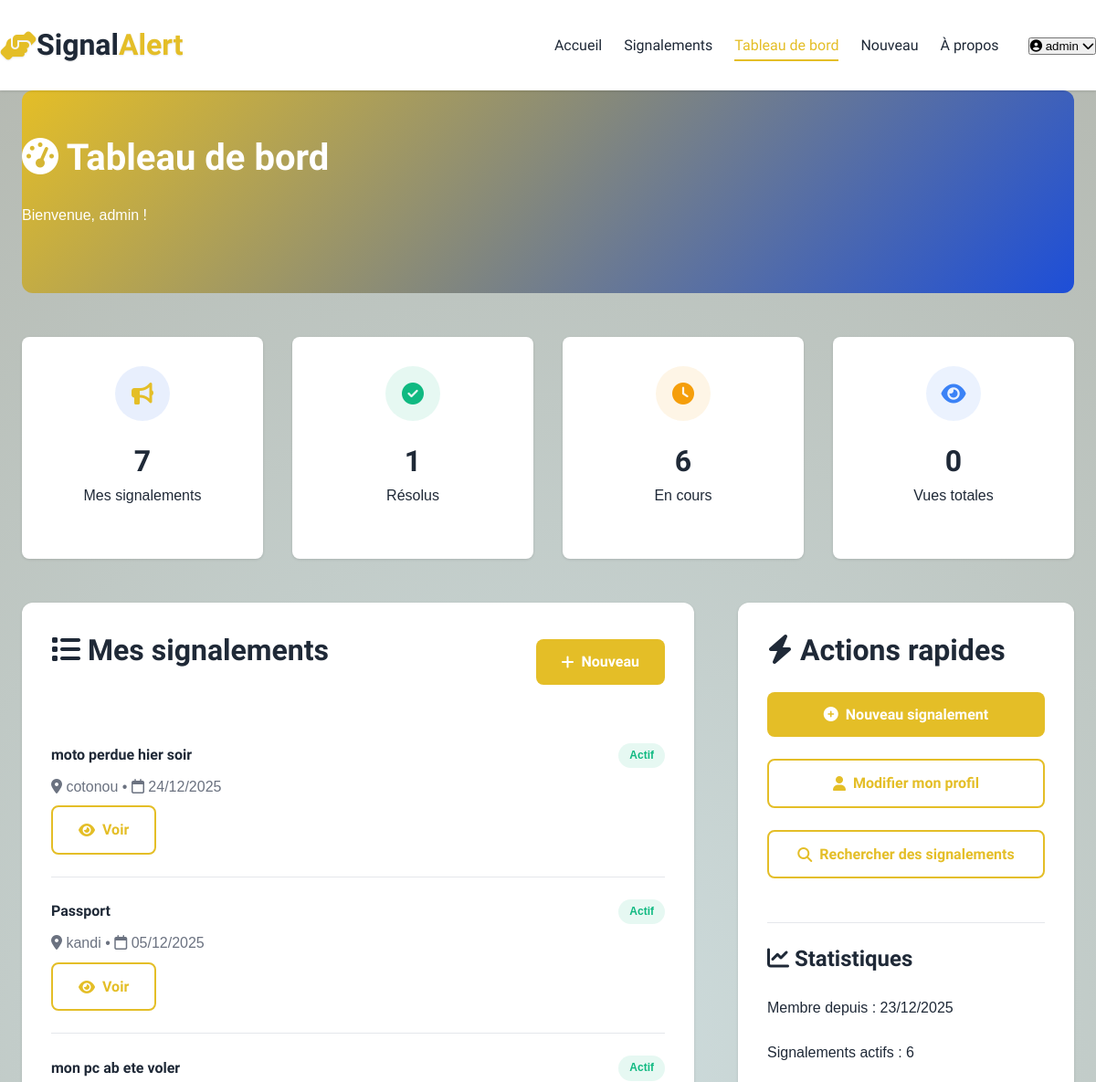
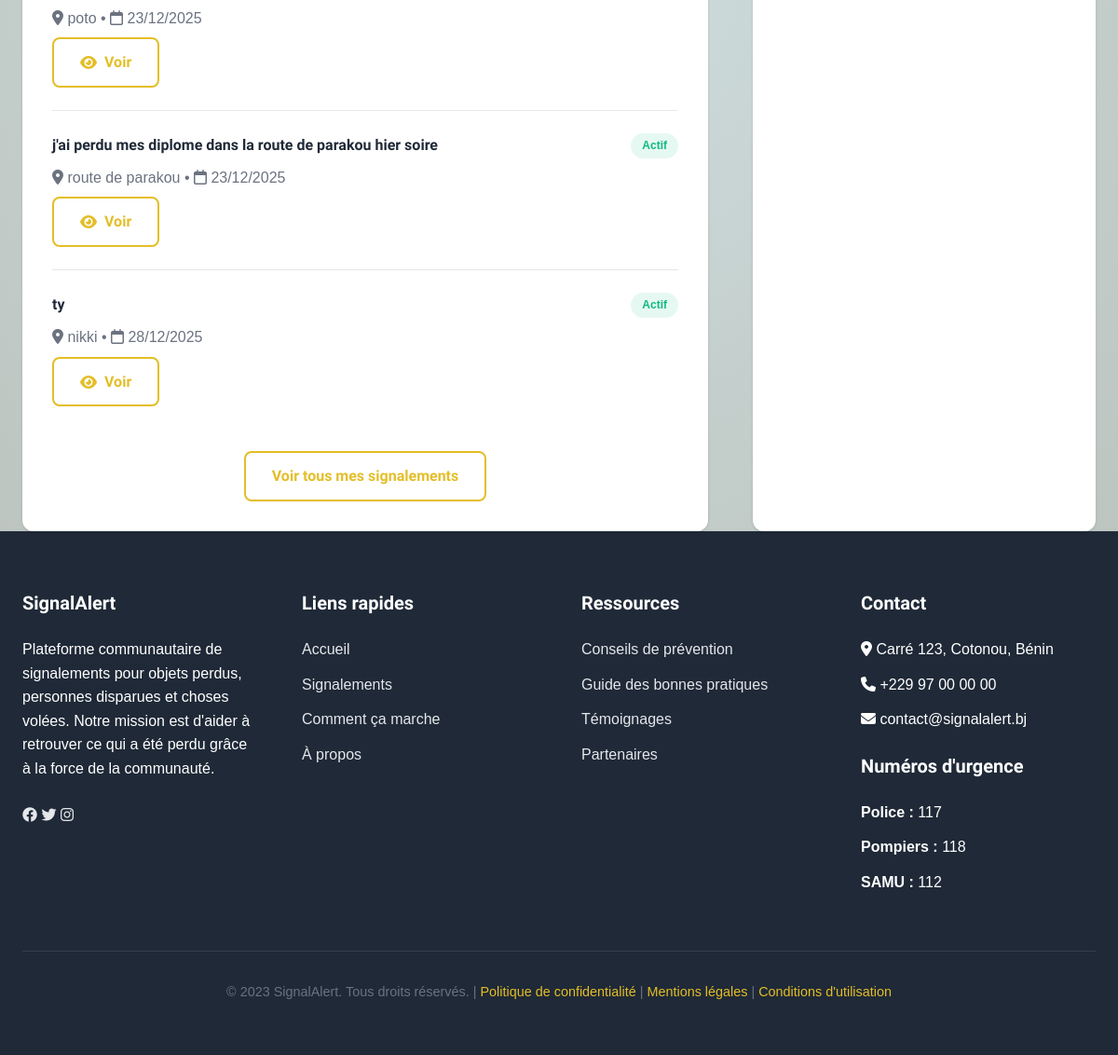
The page /dashboard (signed in) on the database its author committed (2 pictures, top to bottom).
### app.py (models this page shows, shortened)
class User(UserMixin, db.Model):
    id = db.Column(db.Integer, primary_key=True)
    username = db.Column(db.String(80), unique=True, nullable=False)
    email = db.Column(db.String(120), unique=True, nullable=False)
    password_hash = db.Column(db.String(200), nullable=False)
    created_at = db.Column(db.DateTime, default=datetime.utcnow)
    is_active = db.Column(db.Boolean, default=True)
    signalements = db.relationship('Signalement', backref='author', lazy=True)
    reset_tokens = db.relationship('PasswordResetToken', backref='user', lazy=True, cascade='all, delete-orphan')

class Signalement(db.Model):
    id = db.Column(db.Integer, primary_key=True)
    type = db.Column(db.String(20), nullable=False)  # lost, missing, stolen
    title = db.Column(db.String(200), nullable=False)
    description = db.Column(db.Text, nullable=False)
    location = db.Column(db.String(200), nullable=False)
    date = db.Column(db.DateTime, nullable=False, default=datetime.utcnow)
    category = db.Column(db.String(50))
    contact = db.Column(db.String(200))
    reward = db.Column(db.String(100))
    status = db.Column(db.String(20), default='active')  # active, found
    image_url = db.Column(db.String(500))
    created_at = db.Column(db.DateTime, default=datetime.utcnow)
    user_id = db.Column(db.Integer, db.ForeignKey('user.id'), nullable=False)
    qr_code_url = db.Column(db.String(500), nullable=True) # New column for QR code
    lat = db.Column(db.Float, nullable=True)
    lng = db.Column(db.Float, nullable=True)
    views = db.Column(db.Integer, default=0)
    identification = db.Column(db.String(255), nullable=True)
    additional_info = db.Column(db.Text, nullable=True)
    phone = db.Column(db.String(50), nullable=True)
    email = db.Column(db.String(120), nullable=True) # Assuming this is separate from 'contact'

### app.py (the view)
@app.route('/dashboard')
@login_required
def dashboard():
    user_signalements = Signalement.query.filter_by(user_id=current_user.id)\
                                        .order_by(Signalement.created_at.desc())\
                                        .all()
    return render_template('dashboard.html',
                          signalements=user_signalements,
                          current_user=current_user)

### app.py (called while the page is built)
@login_manager.user_loader
def load_user(user_id):
    return User.query.get(int(user_id))

@app.context_processor
def inject_now():
    return {'now': datetime.utcnow()}

@app.context_processor
def inject_csrf_token():
    return dict(csrf_token=generate_csrf)

### templates/dashboard.html (shortened to what this page needs)
{% extends "base.html" %}
{% block content %}
<div class="container">
    <div class="dashboard-header">
        <h1><i class="fas fa-tachometer-alt"></i> Tableau de bord</h1>
        <p>Bienvenue, {{ current_user.username }} !</p>
    </div>
    <div class="dashboard-stats">
        <div class="stat-card">
            <div class="stat-icon primary">
                <i class="fas fa-bullhorn"></i>
            </div>
            <h3>{{ signalements|length }}</h3>
            <p>Mes signalements</p>
        </div>
        <div class="stat-card">
            <div class="stat-icon success">
                <i class="fas fa-check-circle"></i>
            </div>
            <h3>{{ signalements|selectattr('status', 'equalto', 'found')|list|length }}</h3>
            <p>Résolus</p>
        </div>
        <div class="stat-card">
            <div class="stat-icon warning">
                <i class="fas fa-clock"></i>
            </div>
            <h3>{{ signalements|selectattr('status', 'equalto', 'active')|list|length }}</h3>
            <p>En cours</p>
        </div>
        <div class="stat-card">
            <div class="stat-icon info">
                <i class="fas fa-eye"></i>
            </div>
            <h3>0</h3>
            <p>Vues totales</p>
        </div>
    </div>
    <div class="dashboard-content">
        <div class="dashboard-section">
            <div class="section-header">
                <h2><i class="fas fa-list"></i> Mes signalements</h2>
                <a href="{{ url_for('nouveau_signalement') }}" class="btn btn-primary">
                    <i class="fas fa-plus"></i> Nouveau
                </a>
            </div>
            {% if signalements %}
            <div class="reports-list">
                {% for signalement in signalements[:5] %}
                <div class="report-item">
                    <div class="report-item-header">
                        <h4 style="margin: 0;">{{ signalement.title }}</h4>
                        <span class="status-badge {{ signalement.status }}">
                            {{ 'Actif' if signalement.status == 'active' else 'Résolu' }}
                        </span>
                    </div>
                    <p style="color: var(--gray-color); margin: var(--spacing-xs) 0;">
                        <i class="fas fa-map-marker-alt"></i> {{ signalement.location }} •
                        <i class="far fa-calendar"></i> {{ signalement.date.strftime('%d/%m/%Y') }}
                    </p>
                    <div class="report-item-actions">
                        <a href="{{ url_for('signalement_detail', id=signalement.id) }}" class="btn btn-outline btn-sm">
                            <i class="fas fa-eye"></i> Voir
                        </a>
                    </div>
                </div>
                {% endfor %}
            </div>
            {% if signalements|length > 5 %}
            <div style="text-align: center; margin-top: var(--spacing-md);">
                <a href="{{ url_for('signalements') }}?user={{ current_user.id }}" class="btn btn-outline">
                    Voir tous mes signalements
                </a>
            </div>
            {% endif %}
            {% endif %}
        </div>
        <div class="dashboard-section">
            <h2><i class="fas fa-bolt"></i> Actions rapides</h2>
            <div style="display: flex; flex-direction: column; gap: var(--spacing-md);">
                <a href="{{ url_for('nouveau_signalement') }}" class="btn btn-primary">
                    <i class="fas fa-plus-circle"></i> Nouveau signalement
                </a>
                <a href="{{ url_for('profile') }}" class="btn btn-outline">
                    <i class="fas fa-user"></i> Modifier mon profil
                </a>
                <a href="{{ url_for('signalements') }}" class="btn btn-outline">
                    <i class="fas fa-search"></i> Rechercher des signalements
                </a>
            </div>
            <div style="margin-top: var(--spacing-xl); padding-top: var(--spacing-md); border-top: 1px solid var(--gray-light);">
                <h3><i class="fas fa-chart-line"></i> Statistiques</h3>
                <p>Membre depuis : {{ current_user.created_at.strftime('%d/%m/%Y') }}</p>
     {% set active_count = signalements|selectattr('status', 'equalto', 'active')|list|length %}
<p>Signalements actifs : {{ active_count }}</p>  </div>
    </div>
</div>
{% endblock %}

### templates/base.html (shortened to what this page needs)
<!DOCTYPE html>
<html lang="fr">
<head>
    <link rel="stylesheet" href="https://cdnjs.cloudflare.com/ajax/libs/font-awesome/6.4.0/css/all.min.css">
    <link rel="stylesheet" href="{{ url_for('static', filename='css/style.css') }}">
</head>
<body>
    <header>
        <div class="container header-container">
            <a href="{{ url_for('index') }}" class="logo">
                <i class="fas fa-hands-helping logo-icon"></i>
                Signal<span>Alert</span>
            </a>
            <nav class="main-nav" id="mainNav">
                <ul class="nav-links">
                    <li><a href="{{ url_for('index') }}" class="{% if request.endpoint == 'index' %}active{% endif %}">Accueil</a></li>
                    <li><a href="{{ url_for('signalements') }}" class="{% if request.endpoint == 'signalements' %}active{% endif %}">Signalements</a></li>
                    {% if current_user.is_authenticated %}
                    <li><a href="{{ url_for('dashboard') }}" class="{% if request.endpoint == 'dashboard' %}active{% endif %}">Tableau de bord</a></li>
                    <li><a href="{{ url_for('nouveau_signalement') }}" class="{% if request.endpoint == 'nouveau_signalement' %}active{% endif %}">Nouveau</a></li>
                    {% endif %}
                    <li><a href="#about">À propos</a></li>
                </ul>
                <div class="user-actions">
                    {% if current_user.is_authenticated %}
                    <div class="user-dropdown">
                        <button class="user-btn">
                            <i class="fas fa-user-circle"></i>
                            <span>{{ current_user.username }}</span>
                            <i class="fas fa-chevron-down"></i>
                        </button>
                    </div>
                    {% endif %}
                </div>
            </nav>
        </div>
    </header>
    <main>
        {% block content %}{% endblock %}
    </main>
    <footer id="about">
        <div class="container">
            <div class="footer-container">
                <div class="footer-column">
                    <h3>SignalAlert</h3>
                    <p>Plateforme communautaire de signalements pour objets perdus, personnes disparues et choses volées. Notre mission est d'aider à retrouver ce qui a été perdu grâce à la force de la communauté.</p>
                    <div class="social-links">
                        <a href="#"><i class="fab fa-facebook"></i></a>
                        <a href="#"><i class="fab fa-twitter"></i></a>
                        <a href="#"><i class="fab fa-instagram"></i></a>
                    </div>
                </div>
                <div class="footer-column">
                    <h3>Liens rapides</h3>
                    <ul>
                        <li><a href="{{ url_for('index') }}">Accueil</a></li>
                        <li><a href="{{ url_for('signalements') }}">Signalements</a></li>
                        <li><a href="#how-it-works">Comment ça marche</a></li>
                        <li><a href="#about">À propos</a></li>
                    </ul>
                </div>
                <div class="footer-column">
                    <h3>Ressources</h3>
                    <ul>
                        <li><a href="#">Conseils de prévention</a></li>
                        <li><a href="#">Guide des bonnes pratiques</a></li>
                        <li><a href="#">Témoignages</a></li>
                        <li><a href="#">Partenaires</a></li>
                    </ul>
                </div>
                <div class="footer-column">
                    <h3>Contact</h3>
                    <ul>
                        <li><i class="fas fa-map-marker-alt"></i> Carré 123, Cotonou, Bénin</li>
                        <li><i class="fas fa-phone"></i> +229 97 00 00 00</li>
                        <li><i class="fas fa-envelope"></i> contact@signalalert.bj</li>
                    </ul>
                    <h3 style="margin-top: var(--spacing-md);">Numéros d'urgence</h3>
                    <ul>
                        <li><strong>Police :</strong> 117</li>
                        <li><strong>Pompiers :</strong> 118</li>
                        <li><strong>SAMU :</strong> 112</li>
                    </ul>
                </div>
            </div>
            <div class="footer-bottom">
                <p>&copy; 2023 SignalAlert. Tous droits réservés. |
                   <a href="#">Politique de confidentialité</a> |
                   <a href="#">Mentions légales</a> |
                   <a href="#">Conditions d'utilisation</a>
                </p>
            </div>
        </div>
    </footer>
</body>
</html>

### static/css/style.css (style rules this page uses)
:root { --primary-color: #e4be27; --primary-dark: #1d4ed8; --primary-light: #3b82f6; --secondary-color: #10b981; --danger-color: #ef4444; --warning-color: #f59e0b; --dark-color: #1f2937; --light-color: #f9fafb; --gray-color: #6b7280; --gray-light: #e5e7eb; --white: #ffffff; --font-heading: 'Oxanium', sans-serif; --font-body: 'unbutu', sans-serif; --spacing-xs: 0.5rem; --spacing-sm: 1rem; --spacing-md: 1.5rem; --spacing-lg: 2rem; --spacing-xl: 3rem; --spacing-xxl: 4rem; --border-radius: 8px; --border-radius-lg: 12px; --border-radius-xl: 20px; --shadow-sm: 0 1px 3px rgba(0,0,0,0.12); --shadow-md: 0 4px 6px rgba(0,0,0,0.1); --shadow-lg: 0 10px 25px rgba(0,0,0,0.1); --shadow-xl: 0 20px 40px rgba(0,0,0,0.15); --transition-fast: 0.2s ease; --transition-normal: 0.3s ease; --transition-slow: 0.5s ease; }
* { margin: 0; padding: 0; box-sizing: border-box; }
html { scroll-behavior: smooth; }
body { font-family: var(--font-body); font-size: 16px; line-height: 1.6; color: var(--dark-color); background: #ceddde; background: radial-gradient(circle, rgba(206, 221, 222, 1) 0%, rgba(180, 184, 176, 1) 99%); overflow-x: hidden; }
h1, h2, h3, h4, h5, h6 { font-family: var(--font-heading); font-weight: 600; line-height: 1.3; margin-bottom: var(--spacing-md); }
h1 { font-size: 2.5rem; }
h2 { font-size: 2rem; }
h3 { font-size: 1.5rem; }
p { margin-bottom: var(--spacing-md); }
a { color: var(--primary-color); text-decoration: none; transition: color var(--transition-fast); }
.container { width: 100%; max-width: 1280px; margin: 0 auto; padding: 0 var(--spacing-md); }
.btn { display: inline-flex; align-items: center; justify-content: center; gap: var(--spacing-xs); padding: 0.75rem 1.75rem; font-family: var(--font-heading); font-weight: 600; font-size: 1rem; border: none; border-radius: var(--border-radius); cursor: pointer; transition: all var(--transition-normal); text-decoration: none; }
.btn-primary { background-color: var(--primary-color); color: var(--white); }
.btn-outline { background-color: transparent; color: var(--primary-color); border: 2px solid var(--primary-color); }
header { background-color: var(--white); box-shadow: var(--shadow-sm); position: sticky; top: 0; z-index: 1000; }
.header-container { display: flex; justify-content: space-between; align-items: center; padding: var(--spacing-md) 0; }
.logo { display: flex; align-items: center; gap: 0.1; font-family: 'Tilt Neon', sans-serif; font-weight: 900; font-size: 2rem; color: var(--dark-color); text-shadow: 0 1px 2px rgba(0,0,0,0.1); ; }
.logo-icon { color: var(--primary-color); font-size: 2rem; }
.logo span { color: var(--primary-color); }
.main-nav { display: flex; align-items: center; gap: var(--spacing-lg); }
.nav-links { display: flex; list-style: none; gap: var(--spacing-md); }
.nav-links a { color: var(--dark-color); font-weight: 500; font-family: var(--font-heading); padding: 0.5rem 0; position: relative; }
.nav-links a::after { content: ''; position: absolute; bottom: 0; left: 0; width: 0; height: 2px; background-color: var(--primary-color); transition: width var(--transition-normal); }
.nav-links a:hover::after, .nav-links a.active::after { width: 100%; }
.nav-links a.active { color: var(--primary-color); }
.user-actions { display: flex; align-items: center; gap: var(--spacing-sm); }
footer { background-color: var(--dark-color); color: var(--white); padding-top: var(--spacing-xxl); }
.footer-container { display: grid; grid-template-columns: repeat(auto-fit, minmax(250px, 1fr)); gap: var(--spacing-xl); margin-bottom: var(--spacing-xl); }
.footer-column h3 { color: var(--white); font-size: 1.25rem; margin-bottom: var(--spacing-md); }
.footer-column ul { list-style: none; }
.footer-column ul li { margin-bottom: 0.75rem; }
.footer-column a { color: var(--gray-light); }
.footer-bottom { text-align: center; padding: var(--spacing-lg) 0; border-top: 1px solid rgba(255, 255, 255, 0.1); color: var(--gray-color); font-size: 0.9rem; }
.dashboard-header { background-color: var(--primary-color); color: var(--white); padding: var(--spacing-xl) 0; margin-bottom: var(--spacing-xl); }
.dashboard-stats { display: grid; grid-template-columns: repeat(auto-fit, minmax(200px, 1fr)); gap: var(--spacing-md); margin-bottom: var(--spacing-xl); }
.user-dropdown { position: relative; }

### rows shown on the page
User: username "admin", created_at "23/12/2025"
Signalement: title "moto perdue hier soir", status "Actif", location "cotonou", date "24/12/2025"
Signalement: title "Passport", status "Actif", location "kandi", date "05/12/2025"
Signalement: title "mon pc ab ete voler", status "Actif", location "poto", date "23/12/2025"
Signalement: title "j'ai perdu mes diplome dans la route de parakou hier soire", status "Actif", location "route de parakou", date "23/12/2025"
Signalement: title "ty", status "Actif", location "nikki", date "28/12/2025"

### other values the page prints
{{ signalements|length }} "7"
{{ signalements|selectattr('status', 'equalto', 'found')|list|length }} "1"
{{ signalements|selectattr('status', 'equalto', 'active')|list|length }} "6"
{{ active_count }} "6"
